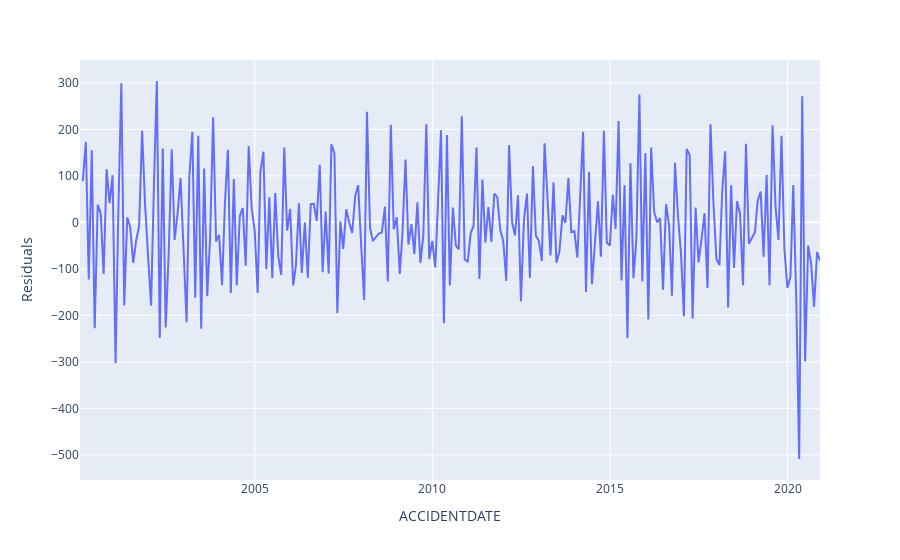

This figure's notebook cell:
### Code cell
px.line(month_time_series,x="ACCIDENTDATE", y="Residuals")

### Figure 1 — Plotly figure (JSON) as saved in the notebook; plotly's stock layout.template omitted (floating-point values rounded to 4 significant figures; data arrays with more than 128 entries replaced by an {"elided": "..."} marker saying what was removed)
{"data": [{"hovertemplate": "ACCIDENTDATE=%{x}<br>Residuals=%{y}<extra></extra>", "legendgroup": "", "line": {"color": "#636efa", "dash": "solid"}, "marker": {"symbol": "circle"}, "mode": "lines", "name": "", "orientation": "v", "showlegend": false, "type": "scatter", "x": {"elided": "251 str values"}, "xaxis": "x", "y": {"elided": "251 int values"}, "yaxis": "y"}], "layout": {"legend": {"tracegroupgap": 0}, "margin": {"t": 60}, "xaxis": {"anchor": "y", "domain": [0, 1], "title": {"text": "ACCIDENTDATE"}}, "yaxis": {"anchor": "x", "domain": [0, 1], "title": {"text": "Residuals"}}}}
